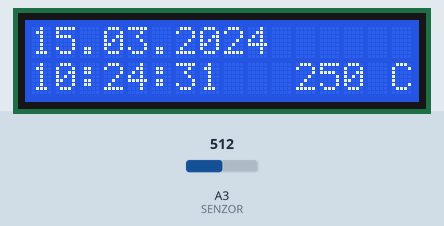
Recording of a sketch running on a simulated Arduino Uno, built with avr-gcc and run on an emulated ATmega328P. On the bench: 16×2 character LCD. The test bench sets the inputs (shaded band); at power-on: A3 (SENZOR) = 512. The local clock reads 2024-03-15 10:24:30 at power-on unless the sketch sets it.

Above: at 1.2 s.
1.3 s: A3 (SENZOR) set to 716
At 2.9 s:
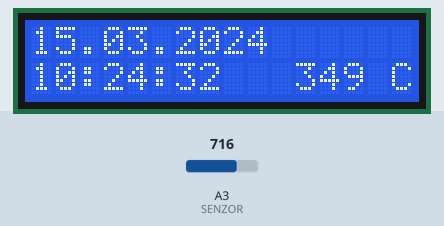
4.6 s: A3 (SENZOR) set to 900
At 6.0 s:
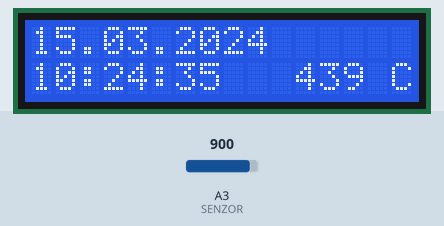
7.7 s: A3 (SENZOR) set to 1023
At 9.1 s:
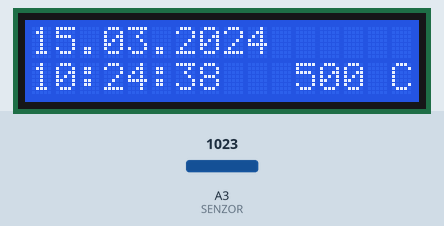
Timing chart, 0 to 10.7 s (numbered marks = the images above; inputs shaded):
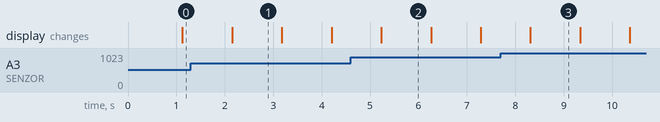

Measured:
- what the display in image 1 shows lasts 1.1 s, from 2.1 s to 3.2 s

The sketch:

02_Hodiny_s_teplomerem_pokrocily.ino
```cpp
#include <Wire.h>
#include <LiquidTWI2.h>
#include <RTClib.h>

#define SENZOR A3

LiquidTWI2 lcd(0x20);
RTC_DS1307 rtc;

void hodinyNastaveni()
{
  if (!rtc.isrunning())
  {
    Serial.println("Hodiny neběží. Probíhá nastavení.");
    rtc.adjust(DateTime(F(__DATE__), F(__TIME__)));
  }
}

void nastavCas(char *cas)
{
  DateTime ted = rtc.now();

  sprintf(cas, "%02d:%02d:%02d\0", ted.hour(), ted.minute(), ted.second());
}

// Funkce vracející aktuální datum
void nastavDatum(char *datum)
{
  DateTime ted = rtc.now();

  sprintf(datum, "%02d.%02d.%4d\0", ted.day(), ted.month(), ted.year());
}

void nastavTeplotu(char *teplota)
{
  int teplotaC = map(analogRead(SENZOR), 0, 1023, 0, 500);

  sprintf(teplota, "%3d C\0", teplotaC);
}

void displejVypis()
{
  char datum[11];
  char cas [9];
  char teplota[5];

  nastavDatum(datum);
  nastavCas(cas);
  nastavTeplotu(teplota);

  lcd.setCursor(0, 0);
  lcd.print(datum);
  lcd.setCursor(0, 1);
  lcd.print(cas);
  lcd.setCursor(11, 1);
  lcd.print(teplota);
}

void setup()
{
  Serial.begin(115200);

  lcd.setMCPType(LTI_TYPE_MCP23008);
  lcd.begin(16, 2);
  lcd.setBacklight(HIGH);
  lcd.clear();
  lcd.setCursor(0, 0);
  rtc.begin();
  hodinyNastaveni();
}

void loop()
{
  displejVypis();
  delay(1000);
}
```
